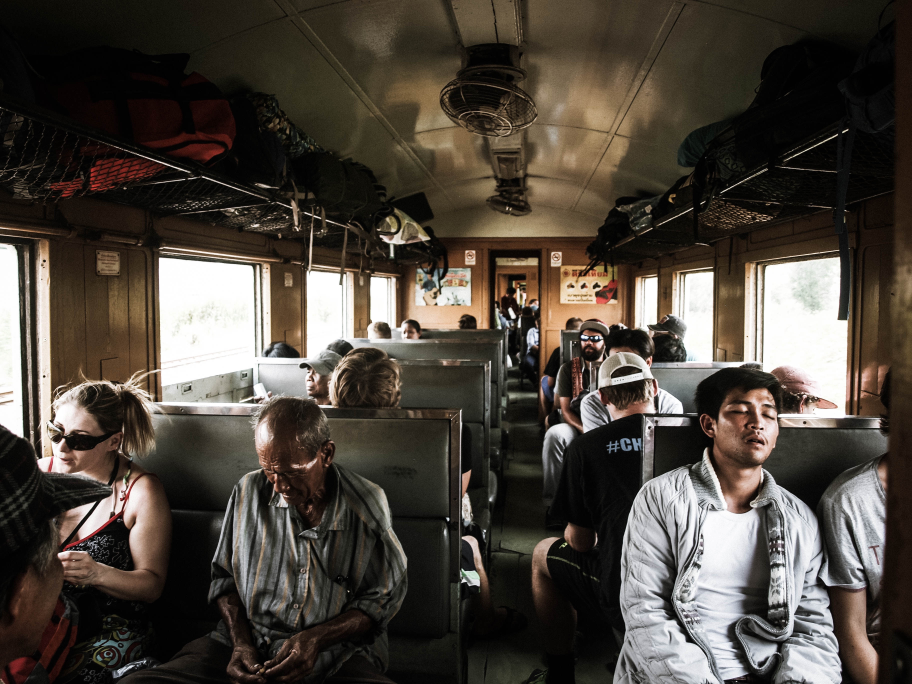
#> input picture images/braden-barwich-190909.jpg, 3648 x 2736 px (shown at 1/4 size)
$ python view.py images/braden-barwich-190909.jpg   (Python 2 division)
#> lines starting #> are read from the running program, lines starting #| are printed output that depends on the picture
import cv2
import sys

imgFile = "images\christopher-burns-189796.jpg" if len(sys.argv) <= 1 else sys.argv[1]
image = cv2.imread(imgFile)
#> image is the input picture: shape (2736, 3648, 3); mean B, G, R 61.2, 69.2, 76.4
print image.shape
#| (2736, 3648, 3)
rSize = 1000
r = float(rSize) / image.shape[1]
#> r = 0.274
dim = (rSize, int(image.shape[0] * r))
#> dim = (1000, 750)
resized = cv2.resize(image, dim, interpolation = cv2.INTER_AREA)
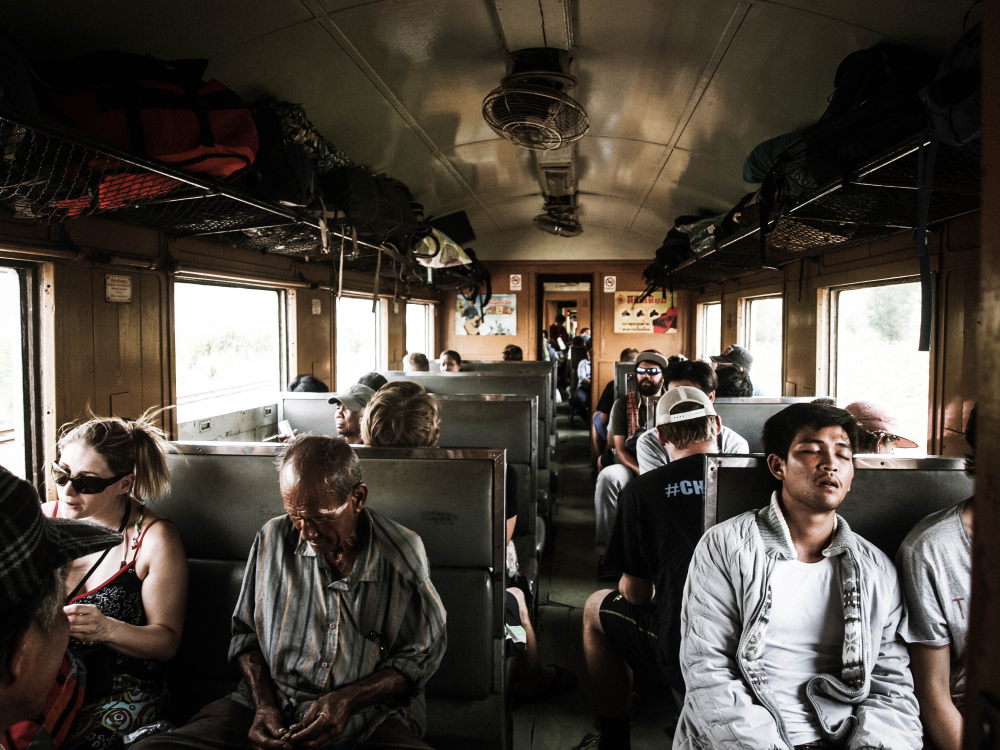
#> resized: shape (750, 1000, 3); mean B, G, R 61.2, 69.2, 76.4
cv2.imshow("resized", resized)
cv2.waitKey(0)

$ run again, on images/jean-gerber-36509.jpg
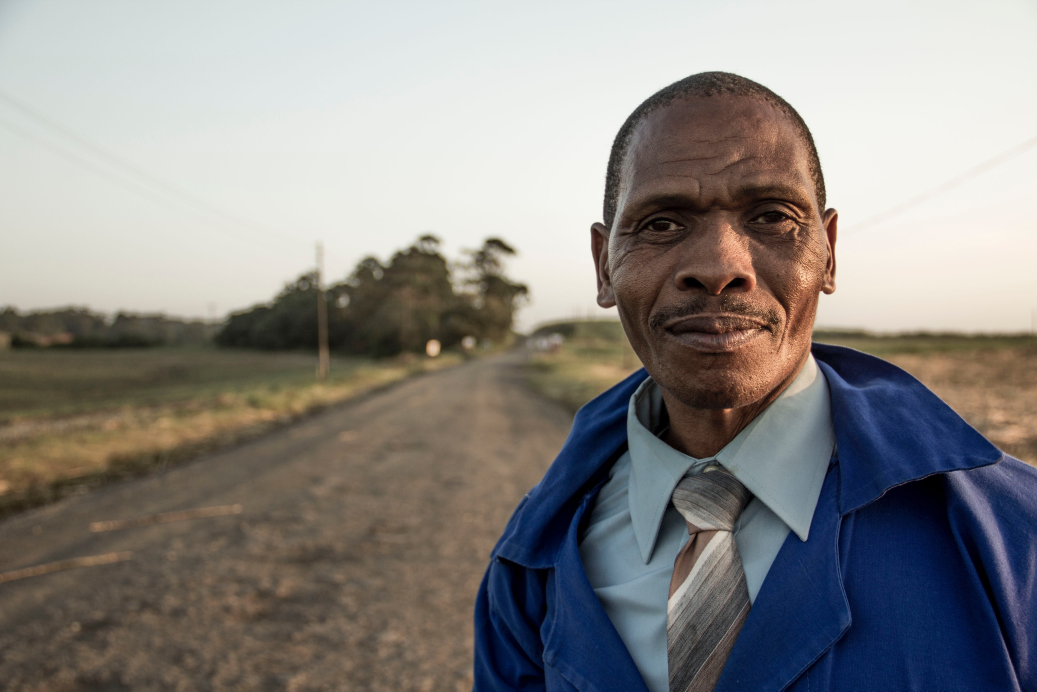
#> input picture images/jean-gerber-36509.jpg, 5184 x 3456 px (shown at 1/5 size)
#> image is the input picture: shape (3456, 5184, 3); mean B, G, R 132.3, 135.3, 138.4
#| (3456, 5184, 3)
#> `resized = cv2.resize(image, dim, interpolation = cv2.INTER_AREA)`:
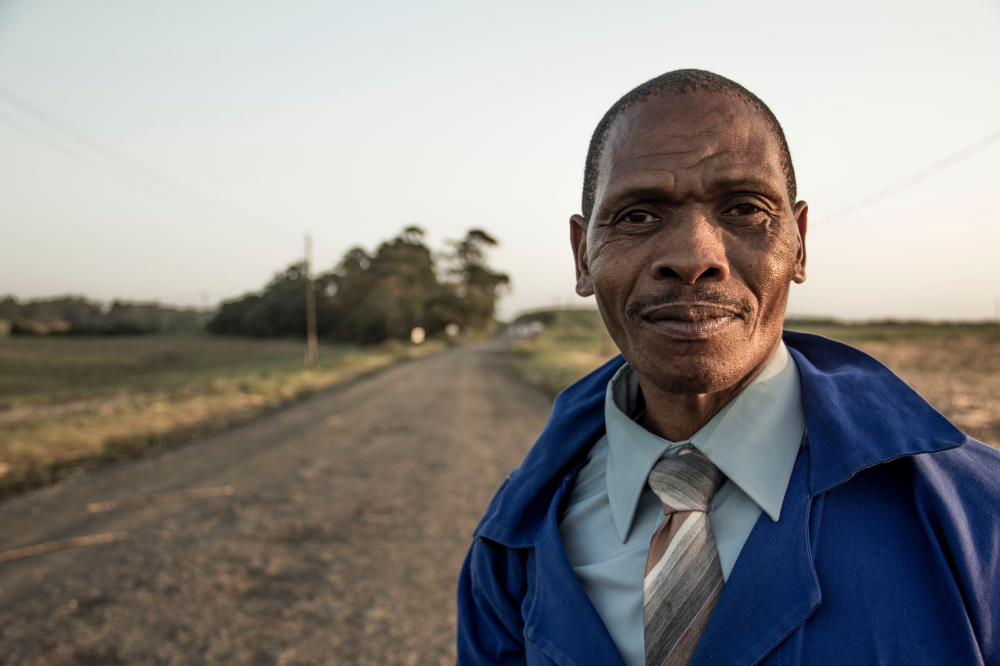
#> resized: shape (666, 1000, 3); mean B, G, R 132.3, 135.3, 138.4

$ run again, on images/redd-angelo-157515.jpg
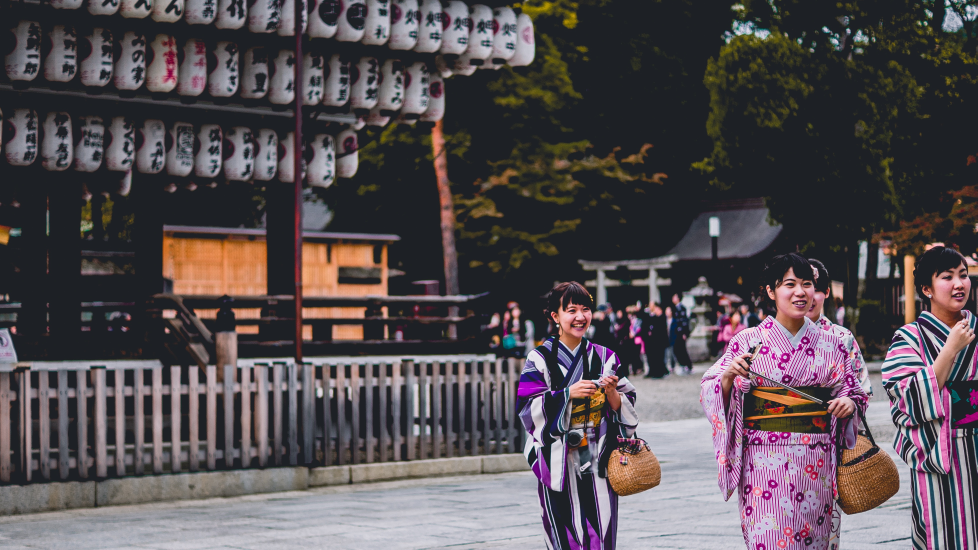
#> input picture images/redd-angelo-157515.jpg, 3909 x 2199 px (shown at 1/4 size)
#> image is the input picture: shape (2199, 3909, 3); mean B, G, R 83, 78.9, 86.9
#| (2199, 3909, 3)
#> `resized = cv2.resize(image, dim, interpolation = cv2.INTER_AREA)`:
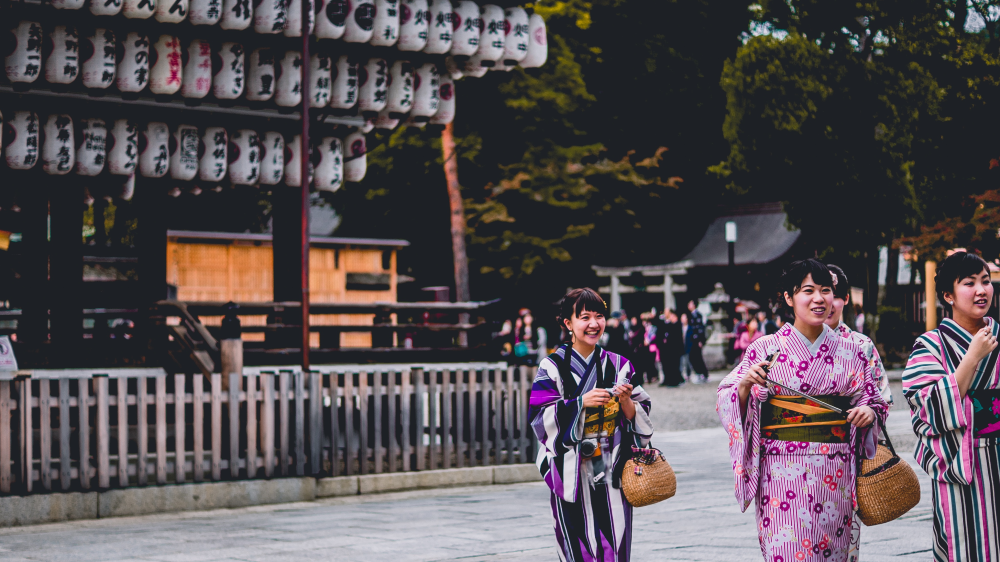
#> resized: shape (562, 1000, 3); mean B, G, R 83.1, 78.9, 86.9
